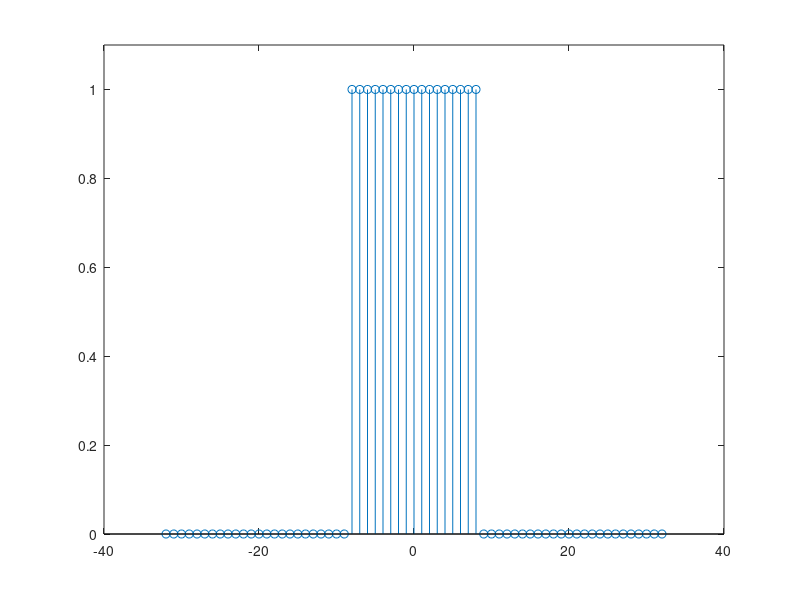

This chart was generated by the following MATLAB code: (Note: this script raises an error after producing the figure.)
% Etude du produit de convolution
% Transformée de Fourier et convolution
clear ;
clf ;
% Description de la porte, non nulle sur [0, 6]
debut_porte = -8 ;
fin_porte = 8 ;
M = fin_porte-debut_porte ;
n1 = -32 ;% Debut intervalle
n2 = 32 ;% fin intervalle
n = n2-n1+1 ;% Nombre de point
xn = n1:n2 ;% intervalle pour le stem
porte = zeros (1,n) ;% initialisation de l'ensemble des points  à 0
k1 = debut_porte-n1+1 ;% Interval ou notre courbe sera à 1. sinon elle sera à 0
k2 = fin_porte-n1+1 ;
porte(k1:k2) = 1 ;
% largeur de la porte
% signal retardé pour Octave
% Triangle = convolution de deux portes de largeur identique
%triangle = conv (porte, porte) ;
stem (xn, porte) ;
ylim ([0, 1.1]) ;
texte = sprintf ('Porte de largeur %d',M) ;
my_title (texte) ;

fplot = 2;
% transformee de fourrier
% TFD d'une porte : module (non affecté par le retard du signal
[Xp, fp] = TFD (porte, fplot, 512) ;
input ('Figure suivante ? ') ;
stem (fp, abs(Xp)) ;
ylim ([0, M+1]) ;
axis([0,0.5]) ;
texte = sprintf ('TFD d''une porte de largeur %d (module)',1);
my_title (texte) ;
my_xlabel ('Fréquence réduite') ;
